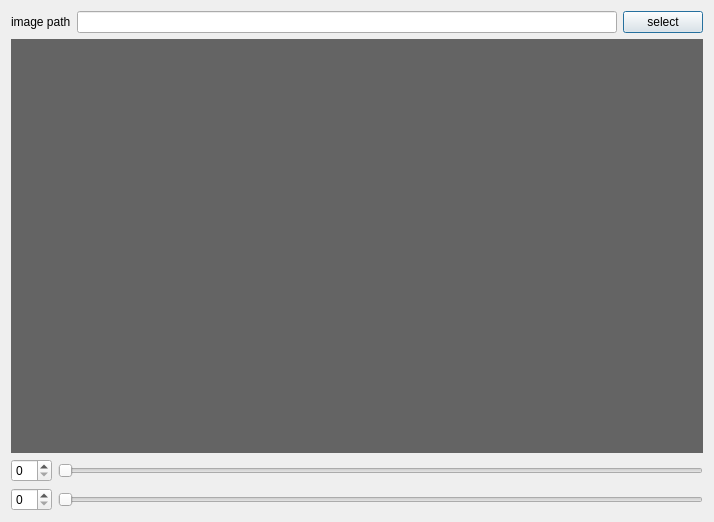
<?xml version="1.0" encoding="UTF-8"?>
<ui version="4.0">
 <class>ThresholdDlg</class>
 <widget class="QDialog" name="ThresholdDlg">
  <property name="geometry">
   <rect>
    <x>0</x>
    <y>0</y>
    <width>714</width>
    <height>522</height>
   </rect>
  </property>
  <property name="windowTitle">
   <string>Dialog</string>
  </property>
  <layout class="QVBoxLayout" name="verticalLayout_2">
   <item>
    <layout class="QVBoxLayout" name="verticalLayout" stretch="1,7,1,1">
     <item>
      <layout class="QHBoxLayout" name="horizontalLayout_3">
       <item>
        <widget class="QLabel" name="label">
         <property name="text">
          <string>image path</string>
         </property>
        </widget>
       </item>
       <item>
        <widget class="QLineEdit" name="lineEditImagePath"/>
       </item>
       <item>
        <widget class="QPushButton" name="btnSelect">
         <property name="text">
          <string>select</string>
         </property>
        </widget>
       </item>
      </layout>
     </item>
     <item>
      <widget class="QLabel" name="labelImage">
       <property name="styleSheet">
        <string notr="true">background-color: rgb(100, 100, 100);</string>
       </property>
       <property name="text">
        <string/>
       </property>
      </widget>
     </item>
     <item>
      <layout class="QHBoxLayout" name="horizontalLayout">
       <item>
        <widget class="QSpinBox" name="spinBoxMinThreshold"/>
       </item>
       <item>
        <widget class="QSlider" name="horizontalSliderMinThreshold">
         <property name="orientation">
          <enum>Qt::Horizontal</enum>
         </property>
        </widget>
       </item>
      </layout>
     </item>
     <item>
      <layout class="QHBoxLayout" name="horizontalLayout_2">
       <item>
        <widget class="QSpinBox" name="spinBoxMaxThreshold"/>
       </item>
       <item>
        <widget class="QSlider" name="horizontalSliderMaxThreshold">
         <property name="orientation">
          <enum>Qt::Horizontal</enum>
         </property>
        </widget>
       </item>
      </layout>
     </item>
    </layout>
   </item>
  </layout>
 </widget>
 <resources/>
 <connections/>
</ui>
